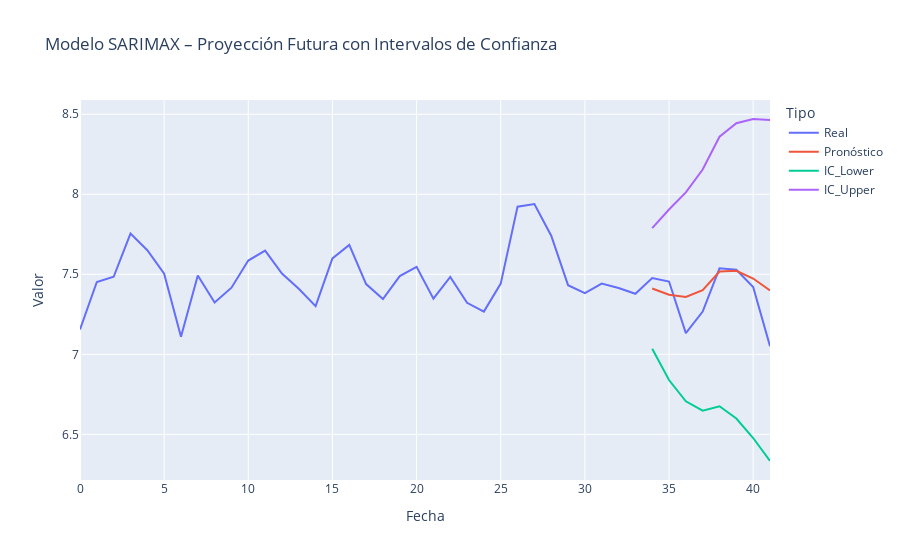

Notebook cell for this chart:
### Markdown cell above
* AQUI OBSERVAMOS QUE NUESTRAS PREDICCIONES SE COMPORTA DE LA MANERA CORRECTA.

### Code cell
# Graficamos con la libreria plotly para hacer lo mas dinamico y ver avance

df_plot = pd.DataFrame({
    'Fecha': conteo_mensual.index.tolist() + pred_mean.index.tolist() + pred_ci.index.tolist() + pred_ci.index.tolist(),
    'Valor': conteo_mensual['PACIENTES_LOG'].tolist() + pred_mean.tolist() + pred_ci.iloc[:,0].tolist() + pred_ci.iloc[:,1].tolist(),
    'Tipo': (['Real'] * len(conteo_mensual)) +
            (['Pronóstico'] * len(pred_mean)) +
            (['IC_Lower'] * len(pred_ci)) +
            (['IC_Upper'] * len(pred_ci))
})

fig = px.line(df_plot, x='Fecha', y='Valor', color='Tipo',
              title='Modelo SARIMAX – Proyección Futura con Intervalos de Confianza')

fig.show()

### Figure 1 — Plotly figure (JSON) as saved in the notebook; plotly's stock layout.template omitted (floating-point values rounded to 4 significant figures)
{"data": [{"hovertemplate": "Tipo=Real<br>Fecha=%{x}<br>Valor=%{y}<extra></extra>", "legendgroup": "Real", "line": {"color": "#636efa", "dash": "solid"}, "marker": {"symbol": "circle"}, "mode": "lines", "name": "Real", "orientation": "v", "showlegend": true, "type": "scatter", "x": [0, 1, 2, 3, 4, 5, 6, 7, 8, 9, 10, 11, 12, 13, 14, 15, 16, 17, 18, 19, 20, 21, 22, 23, 24, 25, 26, 27, 28, 29, 30, 31, 32, 33, 34, 35, 36, 37, 38, 39, 40, 41], "xaxis": "x", "y": [7.155, 7.452, 7.484, 7.754, 7.65, 7.503, 7.109, 7.493, 7.324, 7.416, 7.586, 7.648, 7.505, 7.409, 7.301, 7.599, 7.683, 7.439, 7.345, 7.489, 7.547, 7.347, 7.484, 7.322, 7.267, 7.442, 7.923, 7.939, 7.741, 7.432, 7.382, 7.442, 7.414, 7.378, 7.477, 7.455, 7.132, 7.267, 7.537, 7.528, 7.421, 7.051], "yaxis": "y"}, {"hovertemplate": "Tipo=Pronóstico<br>Fecha=%{x}<br>Valor=%{y}<extra></extra>", "legendgroup": "Pronóstico", "line": {"color": "#EF553B", "dash": "solid"}, "marker": {"symbol": "circle"}, "mode": "lines", "name": "Pronóstico", "orientation": "v", "showlegend": true, "type": "scatter", "x": [34, 35, 36, 37, 38, 39, 40, 41], "xaxis": "x", "y": [7.411, 7.372, 7.359, 7.401, 7.518, 7.522, 7.474, 7.399], "yaxis": "y"}, {"hovertemplate": "Tipo=IC_Lower<br>Fecha=%{x}<br>Valor=%{y}<extra></extra>", "legendgroup": "IC_Lower", "line": {"color": "#00cc96", "dash": "solid"}, "marker": {"symbol": "circle"}, "mode": "lines", "name": "IC_Lower", "orientation": "v", "showlegend": true, "type": "scatter", "x": [34, 35, 36, 37, 38, 39, 40, 41], "xaxis": "x", "y": [7.035, 6.84, 6.706, 6.648, 6.675, 6.599, 6.477, 6.333], "yaxis": "y"}, {"hovertemplate": "Tipo=IC_Upper<br>Fecha=%{x}<br>Valor=%{y}<extra></extra>", "legendgroup": "IC_Upper", "line": {"color": "#ab63fa", "dash": "solid"}, "marker": {"symbol": "circle"}, "mode": "lines", "name": "IC_Upper", "orientation": "v", "showlegend": true, "type": "scatter", "x": [34, 35, 36, 37, 38, 39, 40, 41], "xaxis": "x", "y": [7.788, 7.905, 8.011, 8.155, 8.36, 8.444, 8.47, 8.464], "yaxis": "y"}], "layout": {"legend": {"title": {"text": "Tipo"}, "tracegroupgap": 0}, "title": {"text": "Modelo SARIMAX – Proyección Futura con Intervalos de Confianza"}, "xaxis": {"anchor": "y", "domain": [0, 1], "title": {"text": "Fecha"}}, "yaxis": {"anchor": "x", "domain": [0, 1], "title": {"text": "Valor"}}}}
